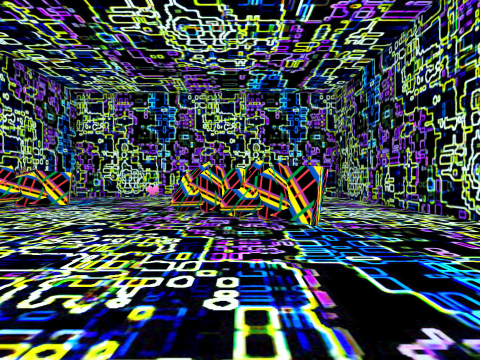
[1] (above)

24 first-person views from a walk through a scene from a Unity 3-D project. The camera is 1.5 m above the floor, looks level and sees 80° across. The floor is counted in squares, 2 m on a side. Each view is taken from the middle of a square. On the plan, view 1 faces up. The plan holds only what a view shows up to about 10 squares ahead; the rest is blank. The place goes on beyond the plan. The player is left out.

[2]
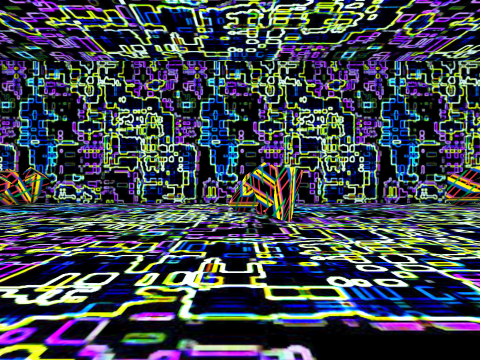

[3]
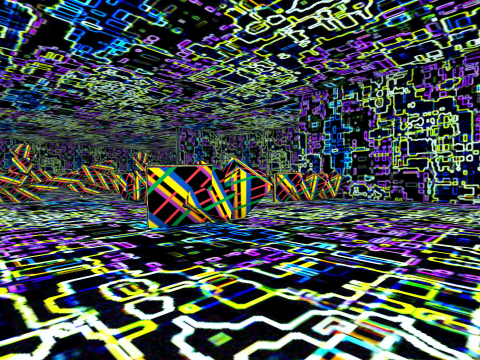

[4]
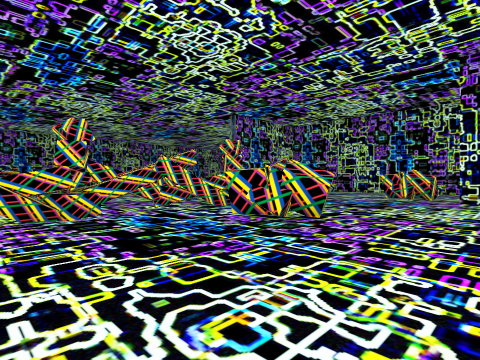

[5]
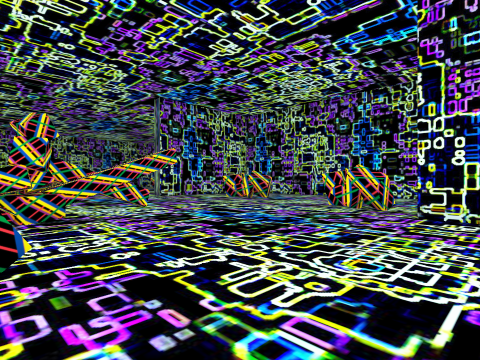

[6]
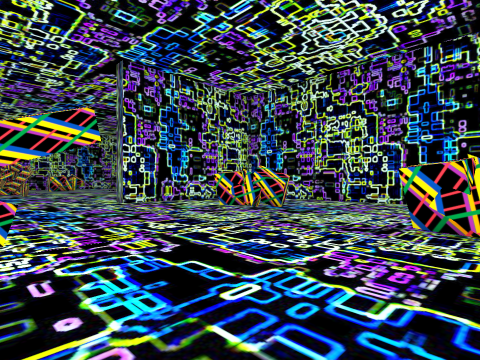

[7]
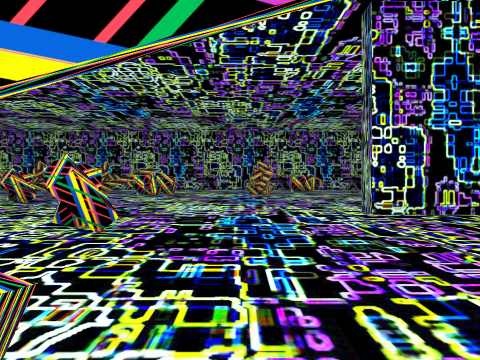

[8]
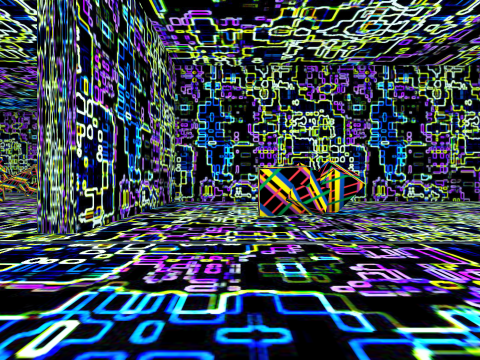

[9]
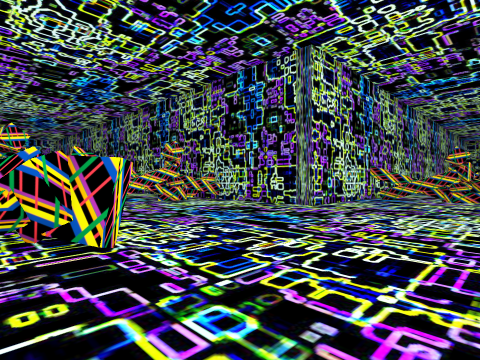

[10]
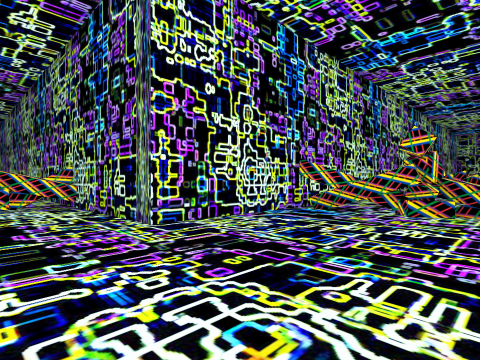

[11]
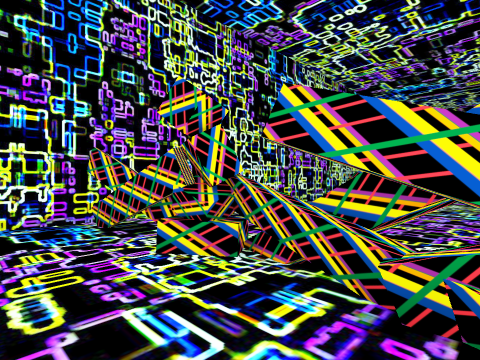

[12]
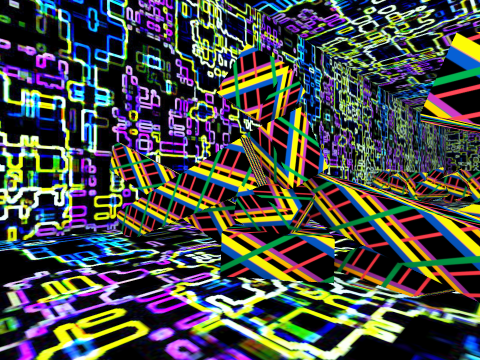

[13]
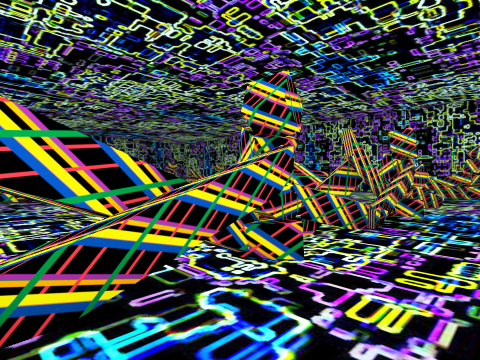

[14]
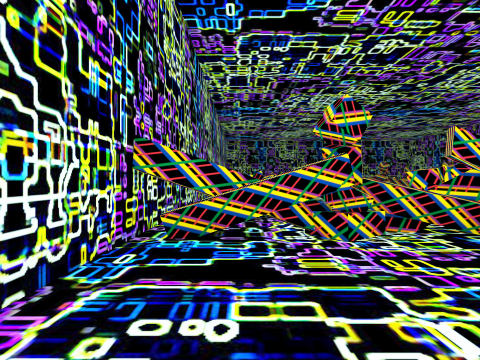

[15]
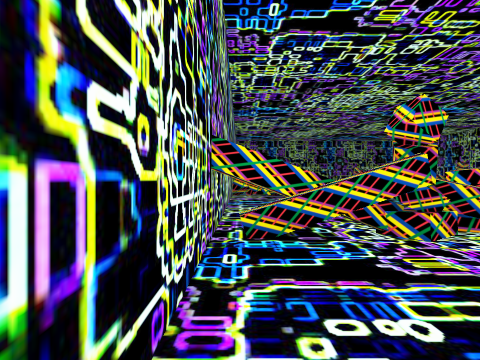

[16]
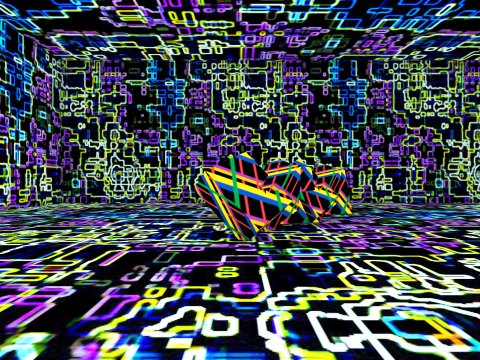

[17]
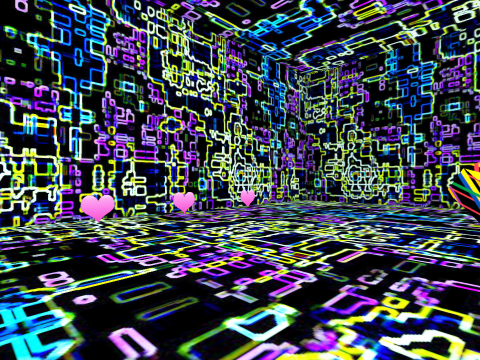

[18]
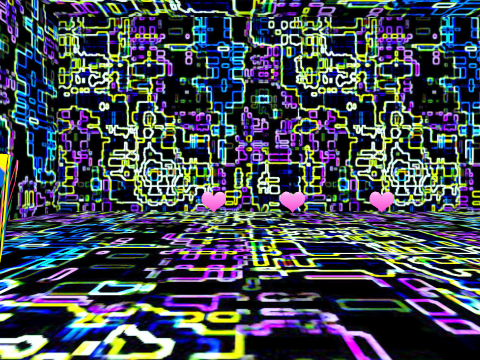

[19]
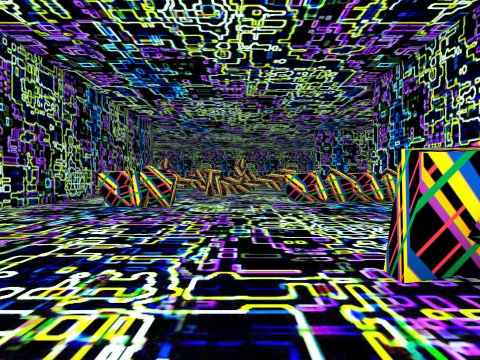

[20]
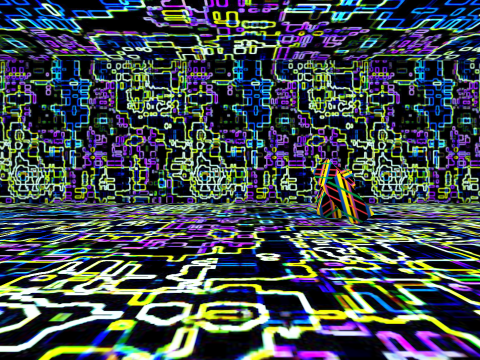

[21]
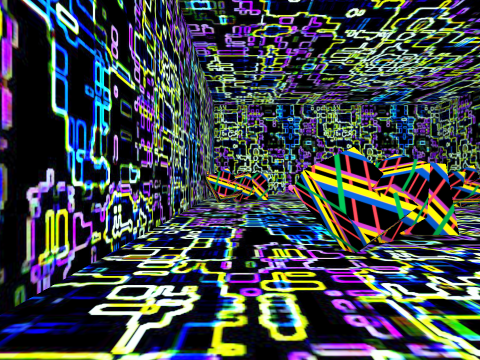

[22]
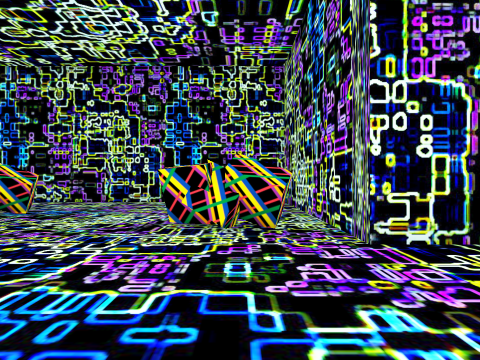

[23]
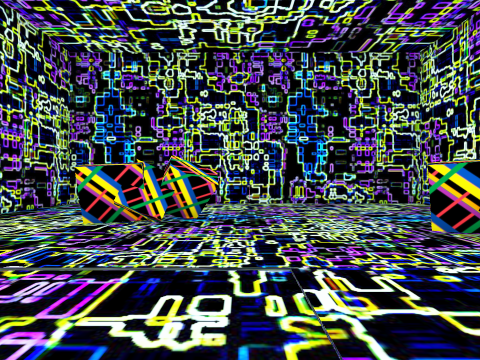

[24]
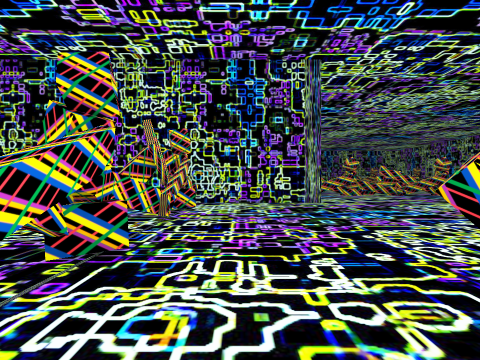

### Floor plan
Points are (right, up) in squares from view 1. A wall is a line through its corners. A room is listed if a view was taken in it or the views show most of it. See-through windows are left out.
Room 1 (views 1, 2, 3, 4, 5, 6, 7, 8, 9, 10, 11, 12, 13, 14, 15, 16, 17, 18, 19, 20, 21, 22, 23, 24)
walls: (-4.5, -5.5) (-3.6, -5.8) (-3.7, -6.2); (-6.5, -5.6) (-5.7, -5.8); (-1.4, -11.9) (0.4, -12.4); (-1.5, -12) (-0.8, -12.3); (-2.9, -12.5) (-2.5, -12.5); (-2.6, -12.7) (-3.6, -12.7); (-4.2, -12.6) (-2.5, -12.2); (-0.7, -12.3) (0.2, -12.6) (1.1, -12.5); (-4.6, -12.6) (-3.2, -12.5); (0.2, -12.4) (-0.6, -12.2); (0.1, -12.6) (1.5, -12.3); (0.5, -12.8) (-1.3, -12.2); (1.5, -12.7) (-0.2, -12.8); (2.5, -11.9) (3.6, -12.3); (3.1, -12) (3.5, -12.1); (4.4, -12.4) (3.6, -12.2); (4.4, -12.7) (2.7, -12.1); (-7.3, 7.5) (-7.3, -7.5) (-13.8, -7.5) (-13.8, -18.2) (-7.9, -18.2) (-7.9, -18.8); (9.1, -16.6) (4.3, -16.6) (4.3, 12.8) (-7.3, 12.8) (-7.3, 11.5); (8.7, -18.7) (8.6, -17); (9, -18.7) (8.6, -16.7); (8.9, -21.9) (9.2, -20.6); (8.6, -22.6) (8.6, -21.8) (9.1, -20.3); (8.9, -22.5) (8.6, -21.2)
low walls: (-2.6, -12.4) (-3.1, -12.5)
objects: other object (-10, -15); other object (-10, -14); other object (-9, -10) to (-8, -9); other object (-7, -6); other object (-7, 8) to (-5, 8); other object (-5, -6); other object (-5, 1) to (-4, 2); other object (-3, -18) to (-2, -16); other object (-2, -13); other object (-1, -10); other object (-1, -9); other object (-1, 7) to (0, 7); other object (0, -4); other object (0, 5) to (1, 6); other object (1, -4); other object (2, -22) to (3, -22); other object (2, -13); other object (2, -12); other object (9, -20); other object (9, -19)

Where each view was taken, in squares from view 1:
view 1: 0 up, 0 right, facing up
view 2: 1 up, 2 right, facing left
view 3: 0 up, 4 right, facing down-left
view 4: 6 down, 4 right, facing down-left
view 5: 6 down, 1 left, facing down-left
view 6: 9 down, 4 left, facing down-left
view 7: 12 down, 5 left, facing down
view 8: 16 down, 4 left, facing left
view 9: 21 down, 3 left, facing up-right
view 10: 21 down, 2 right, facing up-right
view 11: 22 down, 7 right, facing up-right
view 12: 21 down, 7 right, facing up-right
view 13: 17 down, 7 right, facing down-right
view 14: 18 down, 5 right, facing right
view 15: 17 down, 5 right, facing right
view 16: 7 up, 5 left, facing right
view 17: 7 up, 5 left, facing up-right
view 18: 6 up, 3 left, facing up
view 19: 4 up, 2 left, facing down
view 20: 2 down, 5 left, facing right
view 21: 2 down, 6 left, facing up
view 22: 9 down, 4 left, facing left
view 23: 13 down, 5 left, facing left
view 24: 14 down, 5 left, facing right
